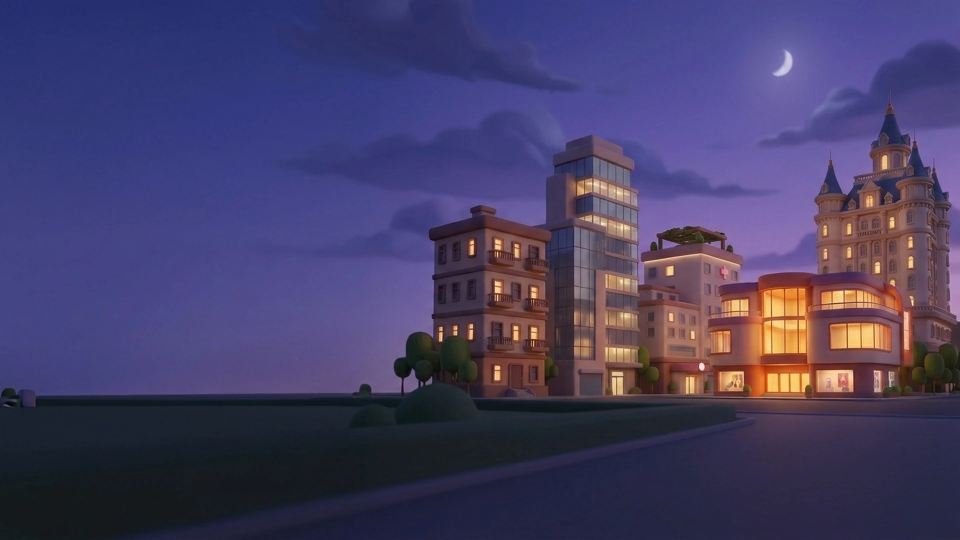
#> input picture docs/art/approved/home_skyline_landscape.webp, 1920 x 1080 px (shown at 1/2 size)
$ python make_feature_graphic.py
#> lines starting #> are read from the running program, lines starting #| are printed output that depends on the picture
"""Google Play feature graphic (1024x500 PNG, no alpha) from the approved landscape cover art.

    python3 tool/art/make_feature_graphic.py     # writes docs/store/feature_graphic_1024x500.png

The cover is cropped to the Play aspect, the app icon and the title go in the calm left half. Deterministic. The
tagline is the one in web/manifest.json. No claims ("best", "free"), no real names (Play policy, CLAUDE.md).
"""

from pathlib import Path

from PIL import Image, ImageDraw, ImageFilter, ImageFont

ROOT = Path(__file__).resolve().parents[2]
COVER = ROOT / "docs" / "art" / "approved" / "home_skyline_landscape.webp"
ICON = ROOT / "docs" / "art" / "approved" / "app_icon.webp"
OUT = ROOT / "docs" / "store" / "feature_graphic_1024x500.png"
TITLE_FONT = ROOT / "assets" / "fonts" / "Baloo2-800.ttf"
TAG_FONT = ROOT / "assets" / "fonts" / "NunitoSans-700.ttf"

W, H = 1024, 500
CROP_TOP = 110  # of 1080, in cover pixels: keeps the moon and the tower tops, trims the empty road
CREAM = (0xFF, 0xF4, 0xE2)
BRASS = (0xF5, 0xB8, 0x3D)


def main():
    cover = Image.open(COVER).convert("RGB")
#> cover is the input picture: PIL image 1920x1080 RGB; mean R, G, B 70.3, 63.1, 102.3
    ch = round(cover.width * H / W)
#> ch = 938
    img = cover.crop((0, CROP_TOP, cover.width, CROP_TOP + ch)).resize((W, H), Image.LANCZOS).convert("RGBA")
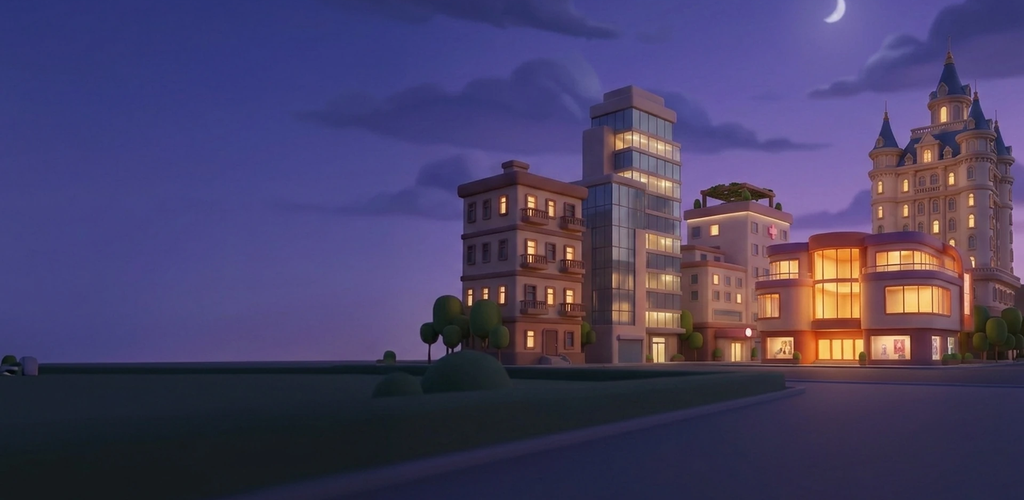
#> img: PIL image 1024x500 RGBA; mean R, G, B, A 73.1, 64.3, 100.8, 255

    # A soft left-to-right night wash keeps the type readable without hiding the sky.
    wash = Image.new("RGBA", (W, H), (0, 0, 0, 0))
#> wash: PIL image 1024x500 RGBA; every value is 0
    wd = ImageDraw.Draw(wash)
    for x in range(W):
        t = max(0.0, 1.0 - x / (W * 0.55))
        wd.line([(x, 0), (x, H)], fill=(0x1C, 0x1A, 0x3F, round(150 * t * t)))
    img = Image.alpha_composite(img, wash)
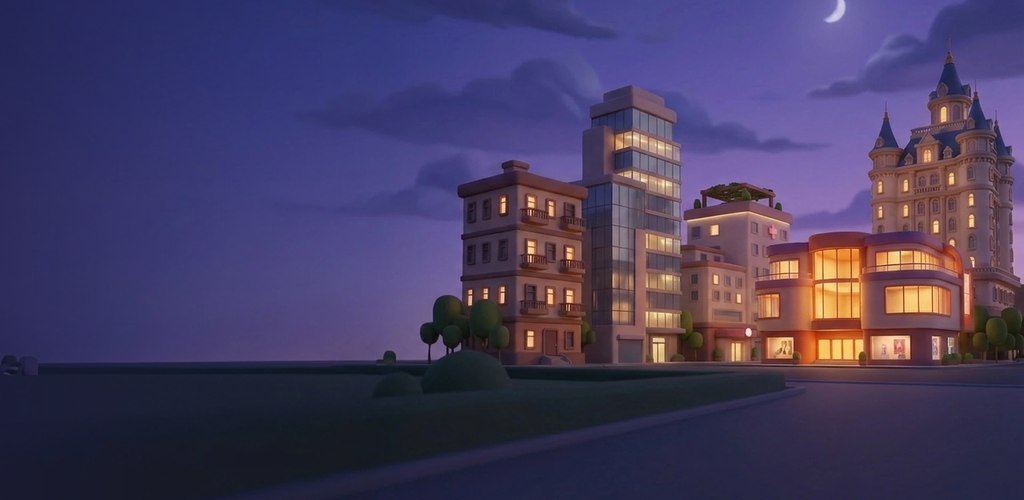
#> img: PIL image 1024x500 RGBA; mean R, G, B, A 70.5, 61.1, 96.4, 255

    # Icon tile with a drop shadow.
    size, x0, y0 = 150, 64, 78
#> (the run stopped early here; a loop or call above may not have finished)
